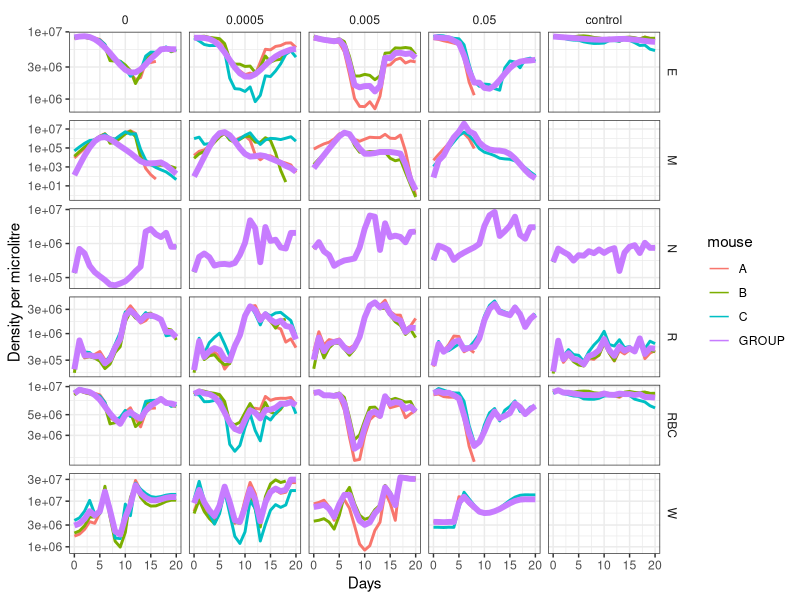
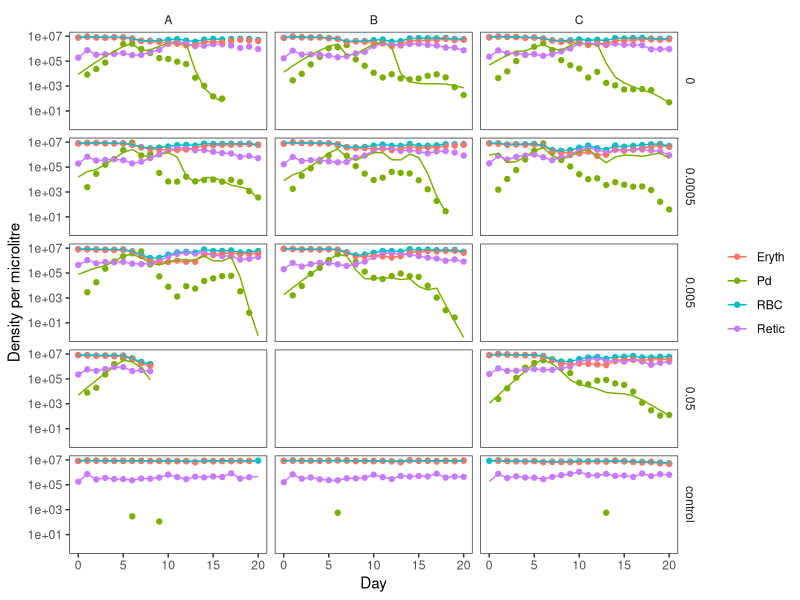
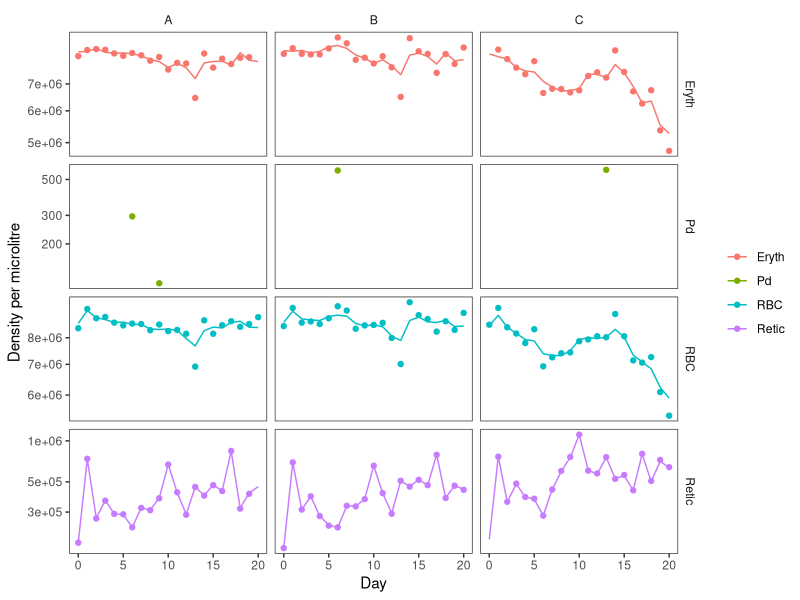
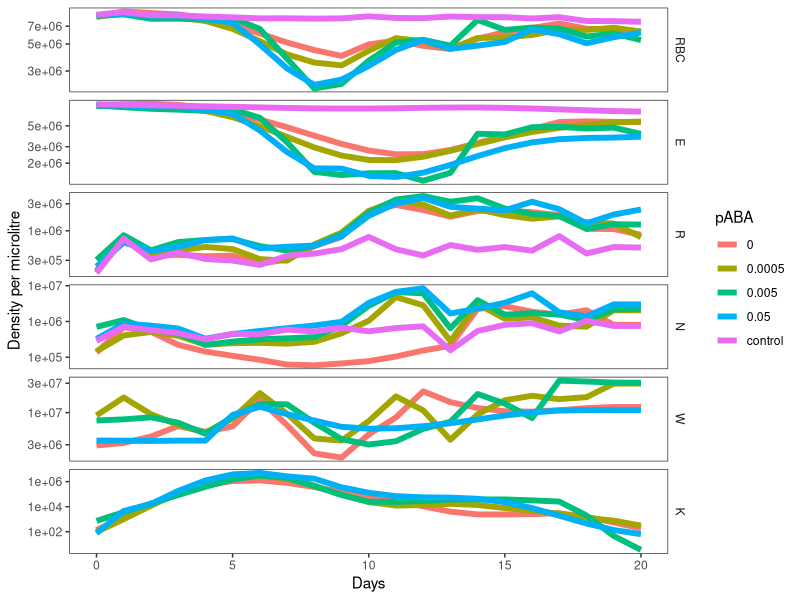
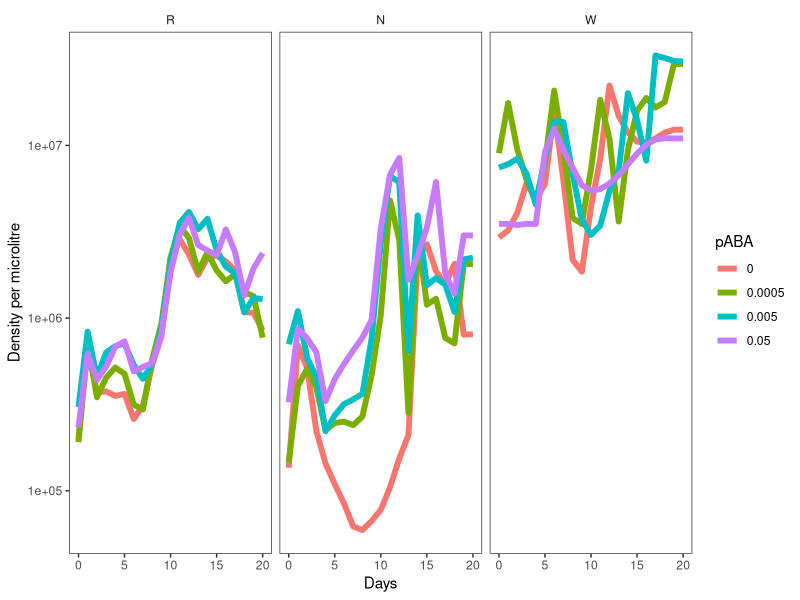
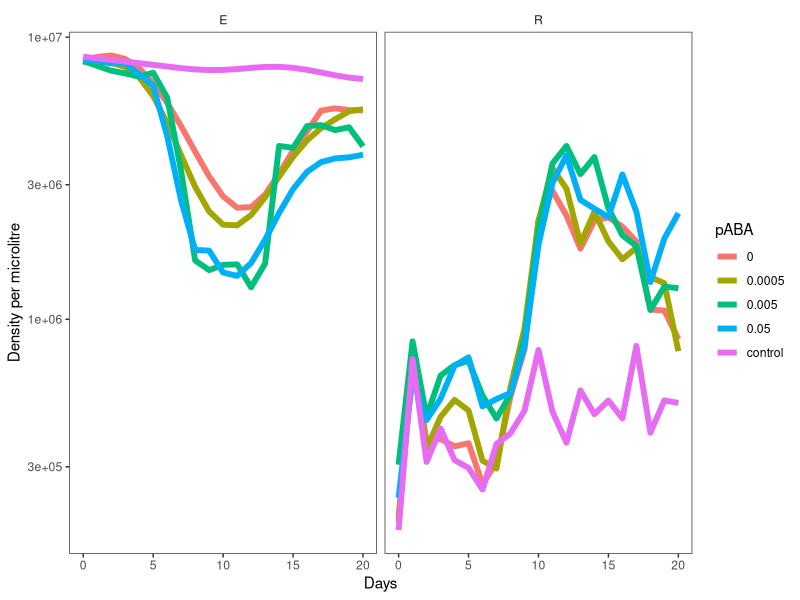
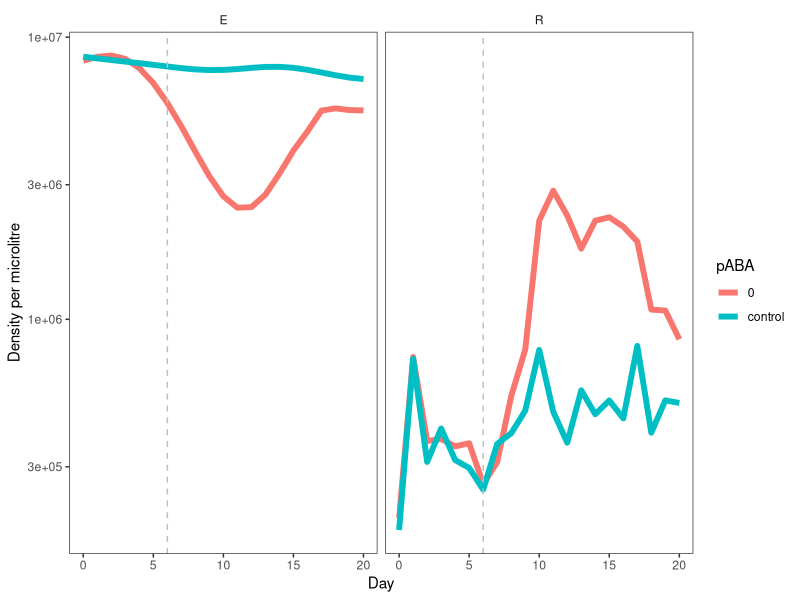
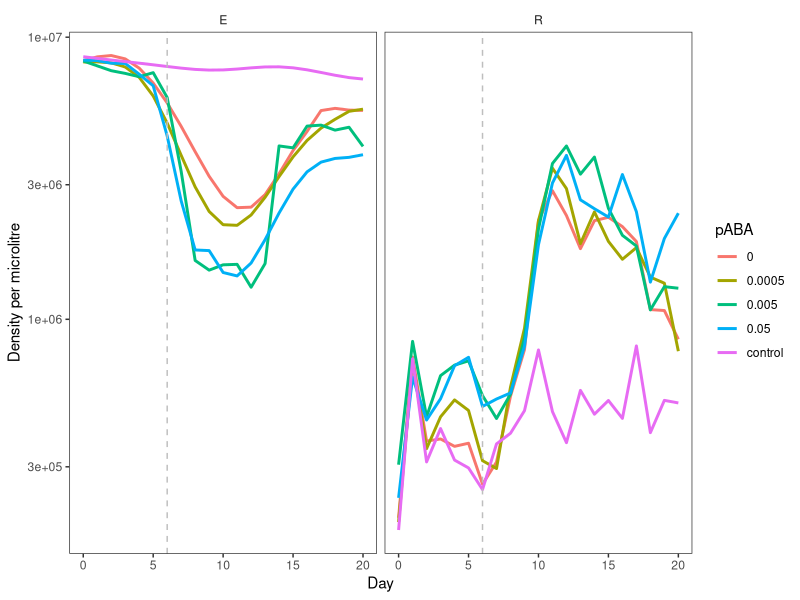

The R script that drew these images, in order:
## ---- chunk 1
knitr::opts_chunk$set(echo = TRUE)
## ---- chunk 2
library(tidyverse)
library(scales)
## ---- chunk 3
setwd("~/Documents/GitHub/bdd/nw11_hier/")
## ---- chunk 4
##Read in data
read_csv(
  "data.csv",
  col_types="iiinnnn"
) |>
  mutate(
    mouseid=sprintf("%02d-%02d",box,mouse),
    box=sprintf("%02d",box),
    mouse=sprintf("%02d",mouse),
    paba=as.factor(box),
    rbc_density=rbc_density/1000,
    paba=case_match(
      paba,
      "01"~"0.05",
      "02"~"0.005",
      "03"~"0.0005",
      "04"~"0",
      "05"~"control"
    )
  ) |>
  select(
    day,
    mouseid,
    paba,
    box,
    mouse,
    Pd=ama_density,
    RBC=rbc_density,
    Ter119=ter119_density,
    CD71=cd71_density
  ) |>
  arrange(mouseid,day) |>
  mutate(
    paba=as.character(paba),
    Ter119=if_else(Ter119==0,NA_real_,Ter119),
    CD71=if_else(CD71==0,NA_real_,CD71),
    Eryth=(1-CD71/Ter119)*RBC,
    Retic=CD71/Ter119*RBC,
    mouse=case_when(
      mouse=="01"~"A",
      mouse=="02"~"B",
      mouse=="03"~"C",
      TRUE~NA_character_
    )
  ) -> data_full
## ---- chunk 5
coef_df <- read_csv("est_coefs_joint_v5.csv")
po_df <- read_csv("est_po_joint_v5.csv") |>
  mutate(pABA=case_match(
    box,
    "01"~"0.05",
    "02"~"0.005",
    "03"~"0.0005",
    "04"~"0",
    "05"~"control"
  ))

## ---- chunk 6
coef_df |> select(-box) |> unique()
## ---- chunk 7
po_df |> pivot_wider(names_from=name,values_from=value) |>
  mutate(RBC=logE+logR) |>
  select(mouse,time,box,pABA,E=logE,M=logM,N=logN,R=logR,W=logW,RBC) |>
  pivot_longer(-c(mouse,time,box,pABA)) |>
  ggplot(aes(x=time,y=value,color=mouse,linewidth=mouse=="GROUP"))+
  geom_line()+
  scale_linewidth_manual(guide="none",values=c(`TRUE`=2,`FALSE`=1))+
  scale_y_log10()+
  xlab("Days")+ylab("Density per microlitre")+
  facet_grid(name~pABA,scales="free_y")+
  theme_bw()+
  theme(
    strip.background = element_blank()
  )
## ---- chunk 8
po_df |>
  filter(mouse!="GROUP",name%in%c("logE","logR","logM")) |>
  pivot_wider(names_from=name,values_from=value) |>
  mutate(K=(logR+logE)*(1-exp(-logM/(logR+logE))),
         RBC=logR+logE) |>
  select(time,mouse,box,pABA,RBC,Retic=logR,Pd=K,Eryth=logE) |>
  unite("ID",c(time,box,mouse),sep="_",remove=F) -> fits

data_full |>
  select(time=day,pABA=paba,box,mouse,Pd,RBC,Retic,Eryth) |>
  unite("ID",c(time,box,mouse),sep="_",remove=F) -> data

data <- slice(data,which(data$ID%in%fits$ID))

fits |> pivot_longer(-c(ID,time,mouse,box,pABA)) -> fits
data |> pivot_longer(-c(ID,time,mouse,box,pABA)) -> data
  
ggplot()+
  geom_point(data=data,aes(x=time,y=value,col=name))+
  geom_line(data=fits,aes(x=time,y=value,col=name))+
  facet_grid(pABA~mouse)+
  scale_y_log10()+
  xlab("Day")+ylab("Density per microlitre")+
  theme_bw()+
  theme(strip.background=element_blank(),
        legend.title=element_blank(),
        panel.grid = element_blank()
        )

ggplot()+
  geom_point(data=data |> filter(pABA=="control"),aes(x=time,y=value,col=name))+
  geom_line(data=fits |> filter(pABA=="control"),aes(x=time,y=value,col=name))+
  facet_grid(name~mouse,scales="free_y")+
  scale_y_log10()+
  xlab("Day")+ylab("Density per microlitre")+
  theme_bw()+
  theme(strip.background=element_blank(),
        legend.title=element_blank(),
        panel.grid = element_blank()
        )
## ---- chunk 9
po_df |>
  filter(mouse=="GROUP") |>
  pivot_wider(names_from=name,values_from=value) |>
  mutate(K=(logR+logE)*(1-exp(-logM/(logR+logE))),
         RBC=logR+logE) |>
  select(time,mouse,box,pABA,RBC,E=logE,R=logR,K,N=logN,W=logW) |>
  pivot_longer(-c(time,mouse,box,pABA)) -> group.fits

group.fits$name <- factor(group.fits$name,levels=c("RBC","E","R","N","W","K"))

group.fits |>
  ggplot(aes(x=time,y=value,color=pABA))+
  geom_line(linewidth=2)+
  scale_y_log10()+
  xlab("Days")+ylab("Density per microlitre")+
  facet_grid(name~.,scales="free_y")+
  theme_bw()+
  theme(strip.background=element_blank(),
        panel.grid = element_blank()
        )

group.fits |>
  filter(pABA!="control",name%in%c("R","N","W")) |>
  ggplot(aes(x=time,y=value,color=pABA))+
  geom_line(linewidth=2)+
  scale_y_log10()+
  xlab("Days")+ylab("Density per microlitre")+
  facet_grid(.~name,scales="free_y")+
  theme_bw()+
  theme(strip.background=element_blank(),
        panel.grid = element_blank()
        )

group.fits |>
  filter(name%in%c("R","E")) |>
  ggplot(aes(x=time,y=value,color=pABA))+
  geom_line(linewidth=2)+
  scale_y_log10()+
  xlab("Days")+ylab("Density per microlitre")+
  facet_grid(.~name,scales="free_y")+
  theme_bw()+
  theme(strip.background=element_blank(),
        panel.grid = element_blank()
        )

group.fits |> filter(pABA%in%c("0"),name%in%c("K")) -> tmp
peak.day <- tmp$time[which(tmp$value==max(tmp$value))]

group.fits |>
  filter(pABA%in%c("control","0"),name%in%c("R","E")) |>
  ggplot(aes(x=time,y=value,color=pABA))+
  geom_line(linewidth=2)+
  geom_vline(xintercept=peak.day,linetype="dashed",col="grey")+
  scale_y_log10()+
  xlab("Day")+ylab("Density per microlitre")+
  facet_grid(.~name,scales="free_y")+
  theme_bw()+
  theme(strip.background=element_blank(),
        panel.grid = element_blank()
        )

group.fits |>
  filter(name%in%c("R","E")) |>
  ggplot(aes(x=time,y=value,color=pABA))+
  geom_line(linewidth=1)+
  geom_vline(xintercept=peak.day,linetype="dashed",col="grey")+
  scale_y_log10()+
  xlab("Day")+ylab("Density per microlitre")+
  facet_grid(.~name,scales="free_y")+
  theme_bw()+
  theme(strip.background=element_blank(),
        panel.grid = element_blank()
        )
## ---- chunk 10
po_df |>
  filter(mouse=="GROUP") |>
  pivot_wider(names_from=name,values_from=value) |>
  mutate(K=(logR+logE)*(1-exp(-logM/(logR+logE))),
         RBC=logR+logE) |>
  select(time,mouse,box,pABA,RBC,E=logE,R=logR,K,N=logN,W=logW) -> swirls

swirls |>
  ggplot(aes(x=K,y=W,color=pABA))+
  geom_path(linewidth=2)+
  geom_text(aes(label=time),col="black",size=5)+
  scale_x_log10()+scale_y_log10()+
  xlab("Parasite density")+ylab("Targeted killing")+
  theme_bw()+
  theme(
        panel.grid = element_blank()
        )

swirls |>
  ggplot(aes(x=R,y=W,color=pABA))+
  geom_path(linewidth=2)+
  geom_text(aes(label=time),col="black",size=5)+
  scale_x_log10()+scale_y_log10()+
  xlab("Reticulocyte supply")+ylab("Targeted killing")+
  theme_bw()+
  theme(
        panel.grid = element_blank()
        )

swirls |>
  ggplot(aes(x=R,y=N,color=pABA))+
  geom_path(linewidth=2)+
  geom_text(aes(label=time),col="black",size=5)+
  scale_x_log10()+scale_y_log10()+
  xlab("Reticulocyte supply")+ylab("Indiscriminate killing")+
  theme_bw()+
  theme(
        panel.grid = element_blank()
        )

swirls |>
  ggplot(aes(x=W,y=N,color=pABA))+
  geom_path(linewidth=2)+
  geom_text(aes(label=time),col="black",size=5)+
  scale_x_log10()+scale_y_log10()+
  xlab("Targeted killing")+ylab("Indiscriminate killing")+
  theme_bw()+
  theme(
        panel.grid = element_blank()
        )
## ---- chunk 11
ggplot()+
  geom_path(data=swirls|>filter(pABA=="0.05"),aes(x=E,y=lead(R),color=pABA),linewidth=2)+
  geom_path(data=swirls|>filter(pABA=="0.005"),aes(x=E,y=lead(R),color=pABA),linewidth=2)+
  geom_path(data=swirls|>filter(pABA=="0.0005"),aes(x=E,y=lead(R),color=pABA),linewidth=2)+
  geom_path(data=swirls|>filter(pABA=="0"),aes(x=E,y=lead(R),color=pABA),linewidth=2)+
  geom_text(data=swirls|>filter(pABA=="0.05"),aes(x=E,y=lead(R),label=time),col="black",size=5)+
  geom_text(data=swirls|>filter(pABA=="0.005"),aes(x=E,y=lead(R),label=time),col="black",size=5)+
  geom_text(data=swirls|>filter(pABA=="0.0005"),aes(x=E,y=lead(R),label=time),col="black",size=5)+
  geom_text(data=swirls|>filter(pABA=="0"),aes(x=E,y=lead(R),label=time),col="black",size=5)+
  scale_x_log10()+scale_y_log10()+
  xlab("Erythrocytes (t)")+ylab("Reticulocytes (t+1)")+
  theme_bw()+
  theme(
        panel.grid = element_blank()
        )

ggplot()+
  geom_path(data=swirls|>filter(pABA=="0.05"),aes(x=RBC,y=lead(R),color=pABA),linewidth=2)+
  geom_path(data=swirls|>filter(pABA=="0.005"),aes(x=RBC,y=lead(R),color=pABA),linewidth=2)+
  geom_path(data=swirls|>filter(pABA=="0.0005"),aes(x=RBC,y=lead(R),color=pABA),linewidth=2)+
  geom_path(data=swirls|>filter(pABA=="0"),aes(x=RBC,y=lead(R),color=pABA),linewidth=2)+
  geom_text(data=swirls|>filter(pABA=="0.05"),aes(x=RBC,y=lead(R),label=time),col="black",size=5)+
  geom_text(data=swirls|>filter(pABA=="0.005"),aes(x=RBC,y=lead(R),label=time),col="black",size=5)+
  geom_text(data=swirls|>filter(pABA=="0.0005"),aes(x=RBC,y=lead(R),label=time),col="black",size=5)+
  geom_text(data=swirls|>filter(pABA=="0"),aes(x=RBC,y=lead(R),label=time),col="black",size=5)+
  scale_x_log10()+scale_y_log10()+
  xlab("Total RBCs (t)")+ylab("Reticulocytes (t+1)")+
  theme_bw()+
  theme(
        panel.grid = element_blank()
        )

ggplot()+
  geom_text(data=swirls|>filter(pABA=="0.05"),aes(x=E,y=lead(R),color=pABA,label=time),size=5)+
  geom_text(data=swirls|>filter(pABA=="0.005"),aes(x=E,y=lead(R),color=pABA,label=time),size=5)+
  geom_text(data=swirls|>filter(pABA=="0.0005"),aes(x=E,y=lead(R),color=pABA,label=time),size=5)+
  geom_text(data=swirls|>filter(pABA=="0"),aes(x=E,y=lead(R),color=pABA,label=time),size=5)+
  xlab("Erythrocytes (t)")+ylab("Reticulocytes (t+1)")+
  theme_bw()+
  theme(
        panel.grid = element_blank()
        )

ggplot()+
  geom_text(data=swirls|>filter(pABA=="0.05"),aes(x=log(E),y=lead(log(R)),color=pABA,label=time),size=5)+
  geom_text(data=swirls|>filter(pABA=="0.005"),aes(x=log(E),y=lead(log(R)),color=pABA,label=time),size=5)+
  geom_text(data=swirls|>filter(pABA=="0.0005"),aes(x=log(E),y=lead(log(R)),color=pABA,label=time),size=5)+
  geom_text(data=swirls|>filter(pABA=="0"),aes(x=log(E),y=lead(log(R)),color=pABA,label=time),size=5)+
  xlab("log Erythrocytes (t)")+ylab("log Reticulocytes (t+1)")+
  theme_bw()+
  theme(
        panel.grid = element_blank()
        )

ggplot()+
  geom_text(data=swirls|>filter(pABA=="0.05"),aes(x=RBC,y=lead(R),color=pABA,label=time),size=5)+
  geom_text(data=swirls|>filter(pABA=="0.005"),aes(x=RBC,y=lead(R),color=pABA,label=time),size=5)+
  geom_text(data=swirls|>filter(pABA=="0.0005"),aes(x=RBC,y=lead(R),color=pABA,label=time),size=5)+
  geom_text(data=swirls|>filter(pABA=="0"),aes(x=RBC,y=lead(R),color=pABA,label=time),size=5)+
  xlab("Total RBCs (t)")+ylab("Reticulocytes (t+1)")+
  theme_bw()+
  theme(
        panel.grid = element_blank()
        )

ggplot()+
  geom_text(data=swirls|>filter(pABA=="0.05",time<=6),aes(x=E,y=lead(R),color=pABA,label=time),size=5)+
  geom_text(data=swirls|>filter(pABA=="0.005",time<=6),aes(x=E,y=lead(R),color=pABA,label=time),size=5)+
  geom_text(data=swirls|>filter(pABA=="0.0005",time<=6),aes(x=E,y=lead(R),color=pABA,label=time),size=5)+
  geom_text(data=swirls|>filter(pABA=="0",time<=6),aes(x=E,y=lead(R),color=pABA,label=time),size=5)+
  xlab("Erythrocytes (t)")+ylab("Reticulocytes (t+1)")+
  theme_bw()+
  ggtitle("Through peak parasitaemia")+
  theme(
        panel.grid = element_blank()
        )

ggplot()+
  geom_text(data=swirls|>filter(pABA=="0.05",time>6),aes(x=E,y=lead(R),color=pABA,label=time),size=5)+
  geom_text(data=swirls|>filter(pABA=="0.005",time>6),aes(x=E,y=lead(R),color=pABA,label=time),size=5)+
  geom_text(data=swirls|>filter(pABA=="0.0005",time>6),aes(x=E,y=lead(R),color=pABA,label=time),size=5)+
  geom_text(data=swirls|>filter(pABA=="0",time>6),aes(x=E,y=lead(R),color=pABA,label=time),size=5)+
  xlab("Erythrocytes (t)")+ylab("Reticulocytes (t+1)")+
  theme_bw()+
  ggtitle("Post peak parasitaemia")+
  theme(
        panel.grid = element_blank()
        )

ggplot()+
  geom_text(data=swirls,aes(x=E,y=lead(R),color=pABA,label=time),size=5)+
  xlab("Erythrocytes (t)")+ylab("Reticulocytes (t+1)")+
  theme_bw()+
  facet_wrap(pABA~.)+
  theme(
        panel.grid = element_blank()
        )

ggplot()+
  geom_smooth(data=swirls,aes(x=E,y=lead(R),color=pABA))+
  xlab("Erythrocytes (t)")+ylab("Reticulocytes (t+1)")+
  theme_bw()+
  theme(
        panel.grid = element_blank()
        )
## ---- chunk 12
ggplot()+
  geom_path(data=swirls,aes(x=E,y=R,color=pABA),linewidth=2)+
  geom_text(data=swirls,aes(x=E,y=R,label=time),col="black",size=5)+
  xlab("Erythrocytes")+ylab("Reticulocytes")+
  theme_bw()+
  scale_x_log10()+scale_y_log10()+
  facet_wrap(pABA~.)+
  theme(
        panel.grid = element_blank()
        )

ggplot()+
  geom_path(data=swirls,aes(x=E,y=R,color=pABA),linewidth=2)+
  geom_text(data=swirls,aes(x=E,y=R,label=time),col="black",size=5)+
  xlab("Erythrocytes")+ylab("Reticulocytes")+
  theme_bw()+
  facet_wrap(pABA~.)+
  theme(
        panel.grid = element_blank()
        )
